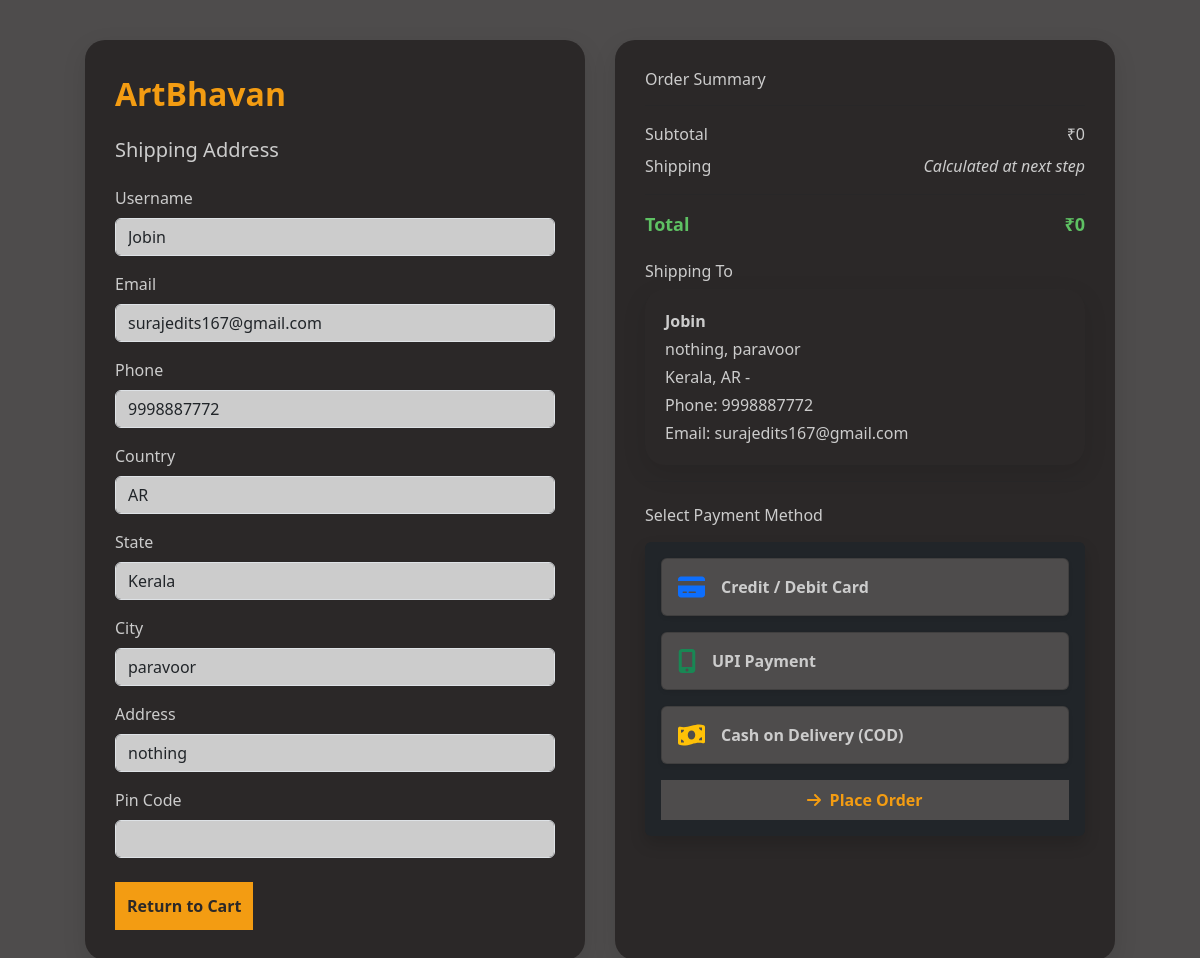
The page /checkout/ (signed in) on the database as committed earlier.
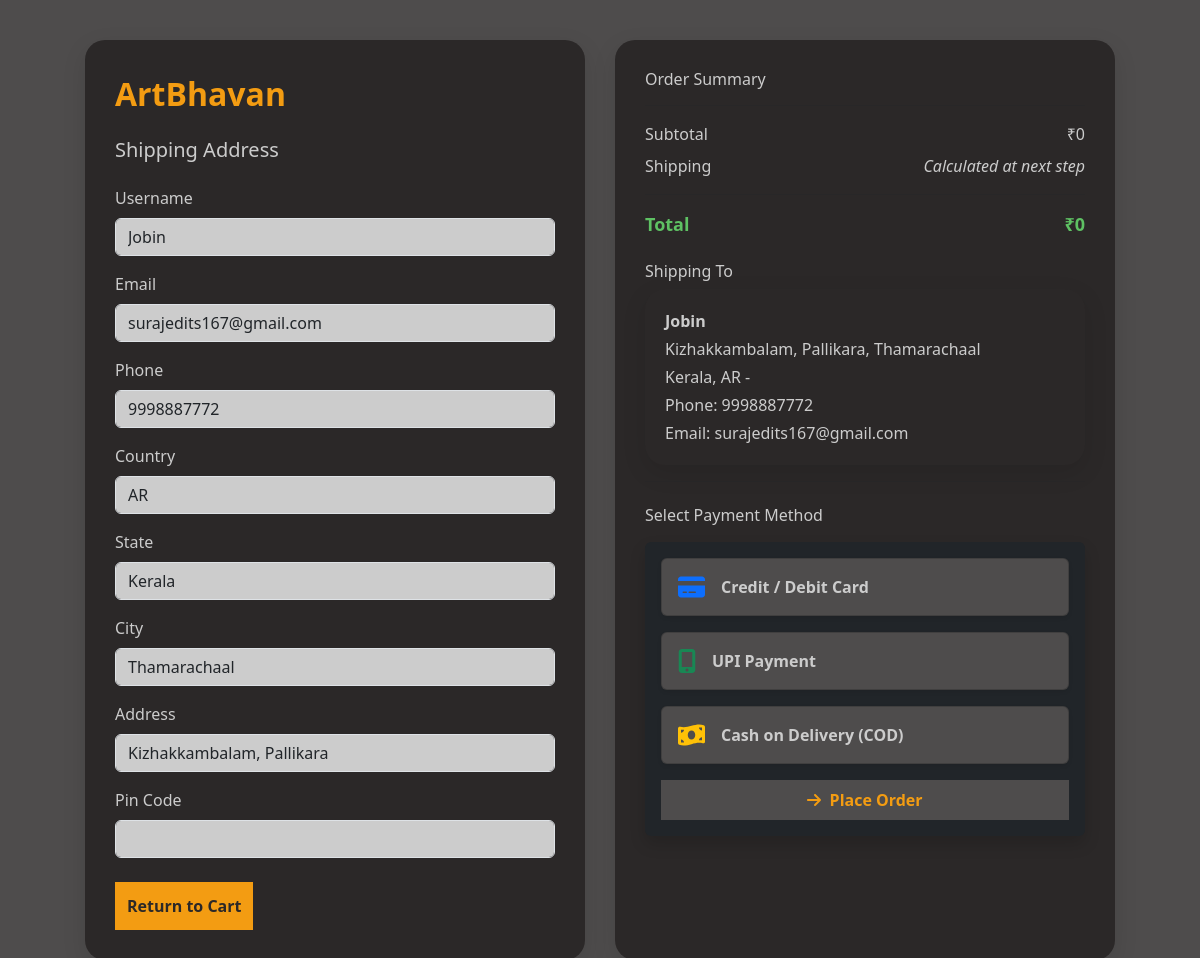
The same page on the database as committed later.
### paintings/models.py (models this page shows, shortened)
class UserProfile(models.Model):
    user = models.OneToOneField(UserSignup, on_delete=models.CASCADE)
    email = models.EmailField( max_length=254, blank=True, null=True)
    phoneorusername = models.CharField(max_length=15)
    profile_picture = models.ImageField(upload_to='profile_pics/', blank=True, null=True)
    phone = models.CharField(max_length=15, blank=True, null=True)
    country = CountryField(blank_label='(Select country)', blank=True, null=True)
    address = models.CharField(max_length=255, blank=True, null=True)
    city = models.CharField(max_length=100, blank=True, null=True)
    state = models.CharField(max_length=100, blank=True, null=True)
    pincode = models.CharField(max_length=10, blank=True, null=True)
    created_at = models.DateTimeField(auto_now_add=True, null=True)

### paintings/views.py (the view)
# urls.py: path('checkout/', views.checkout_view, name='checkout'),
def checkout_view(request):
    user = request.session.get('user_id')
    user_instance = get_object_or_404(UserSignup, id=user)
    profile = get_object_or_404(UserProfile, user=user_instance)
    cart = get_object_or_404(Cart, user=user_instance)
    return render(request, 'checkout.html', {
        'user': user_instance,
        'cart': cart,
        'user': {
            'username': user_instance.phoneorusername,
            'email': user_instance.email,
            'profile': profile
        }
    })

### paintings/models.py (called while the page is built)
    def total_price(self):
        return sum(item.total_price() for item in self.items.all())

### paintings/templates/checkout.html (shortened to what the changed rows need)
{% load static %}
<!DOCTYPE html>
<html lang="en">
<head>
    <link rel="stylesheet" href="{% static 'css/checkout.css' %}">
    <link href="https://cdn.jsdelivr.net/npm/bootstrap@5.3.0/dist/css/bootstrap.min.css" rel="stylesheet">
</head>
<body>
<div class="container checkout-container">
    <div class="form-section">
        <form method="post" action="#">
            <div class="mb-3">
                <label class="form-label">Phone</label>
                <input type="text" class="form-control" value="{{ user.profile.phone }}" readonly>
            </div>
            <div class="mb-3">
                <label class="form-label">Country</label>
                <input type="text" class="form-control" value="{{ user.profile.country }}" readonly>
            </div>
            <div class="mb-3">
                <label class="form-label">State</label>
                <input type="text" class="form-control" value="{{ user.profile.state }}" readonly>
            </div>
            <div class="mb-3">
                <label class="form-label">City</label>
                <input type="text" class="form-control" value="{{ user.profile.city }}" readonly>
            </div>
            <div class="mb-3">
                <label class="form-label">Address</label>
                <input type="text" class="form-control" value="{{ user.profile.address }}" readonly>
            </div>
        </form>
    </div>
    <div class="summary-section">
    <div class="shipping-address">
        <p class="mb-1"><strong>{{ user.username }}</strong></p>
        <p class="mb-1">{{ user.profile.address }}, {{ user.profile.city }}</p>
        <p class="mb-1">{{ user.profile.state }}, {{ user.profile.country }} - {{ user.profile.pin_code }}</p>
        <p class="mb-1">Phone: {{ user.profile.phone }}</p>
        <p class="mb-0">Email: {{ user.email }}</p>
    </div>
    </div>
</div>
</body>
</html>

Rows that differ between the two databases and show on the page:
changed UserProfile "Kerala": profile.city "paravoor" → "Thamarachaal"; profile.address "nothing" → "Kizhakkambalam, Pallikara"
